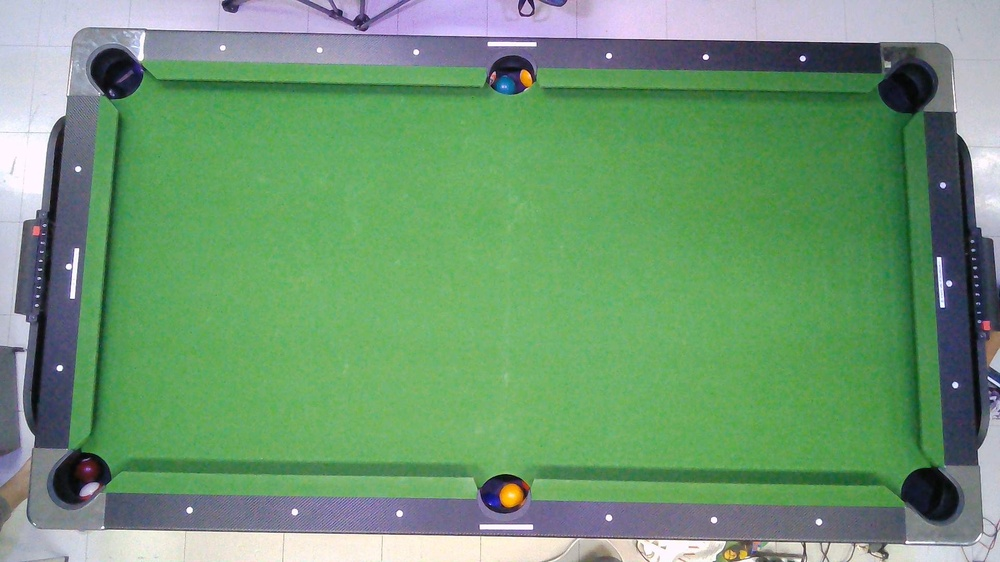
#> input picture pics/Noball.jpg, 1000 x 562 px, shrunk from 1920 x 1080 before the run, found by its file name
$ python Boundaries.py
#> lines starting #> are read from the running program, lines starting #| are printed output that depends on the picture
from __future__ import print_function
import cv2 as cv
import argparse
max_lowThreshold = 200
window_name = 'Edge Map'
title_trackbar = 'Min Threshold:'
ratio = 3
kernel_size = 3
def CannyThreshold(val):
    low_threshold = val
    img_blur = cv.blur(src_gray, (3,3))
    detected_edges = cv.Canny(img_blur, low_threshold, low_threshold*ratio, kernel_size)
    mask = detected_edges != 0
    dst = src * (mask[:,:,None].astype(src.dtype))
    cv.imshow(window_name, dst)
parser = argparse.ArgumentParser(description='Code for Canny Edge Detector tutorial.')
parser.add_argument('--input', help='C/Users/oatxs/Desktop/Work/CEPP/Canny py', default='noball.jpg')
args = parser.parse_args()
src = cv.imread(cv.samples.findFile(args.input))
#> src is the input picture: shape (562, 1000, 3); mean B, G, R 113.6, 153, 110.4
if src is None:
    print('Could not open or find the image: ', args.input)
    exit(0)
src_gray = cv.cvtColor(src, cv.COLOR_BGR2GRAY)
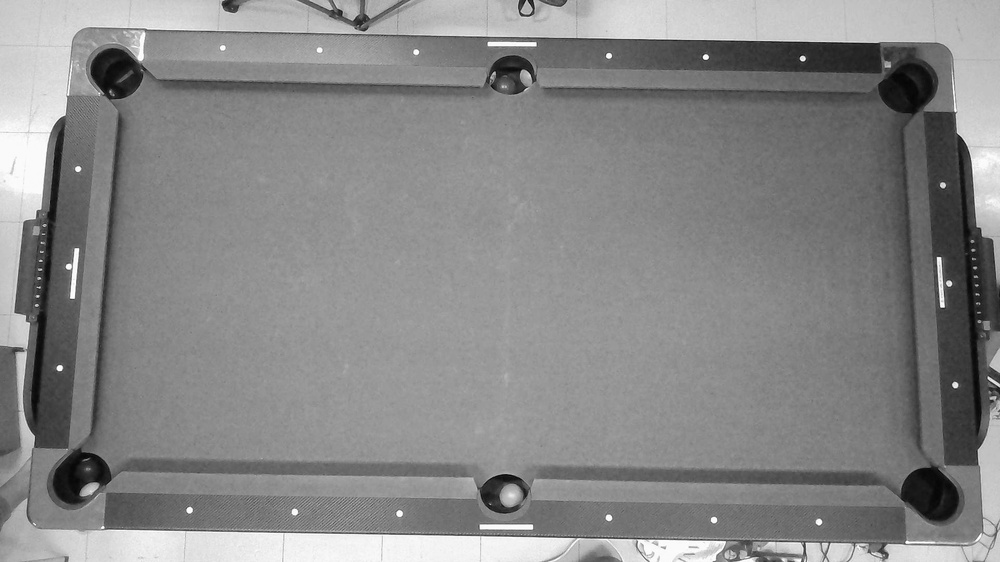
#> src_gray: shape (562, 1000); min 5, max 255, mean 135.8
cv.namedWindow(window_name)
cv.createTrackbar(title_trackbar, window_name , 0, max_lowThreshold, CannyThreshold)
#> slider 'Min Threshold:' is set to 40
CannyThreshold(0)
#> in CannyThreshold, `detected_edges = cv.Canny(img_blur, low_threshold, low_threshold*ratio..`:
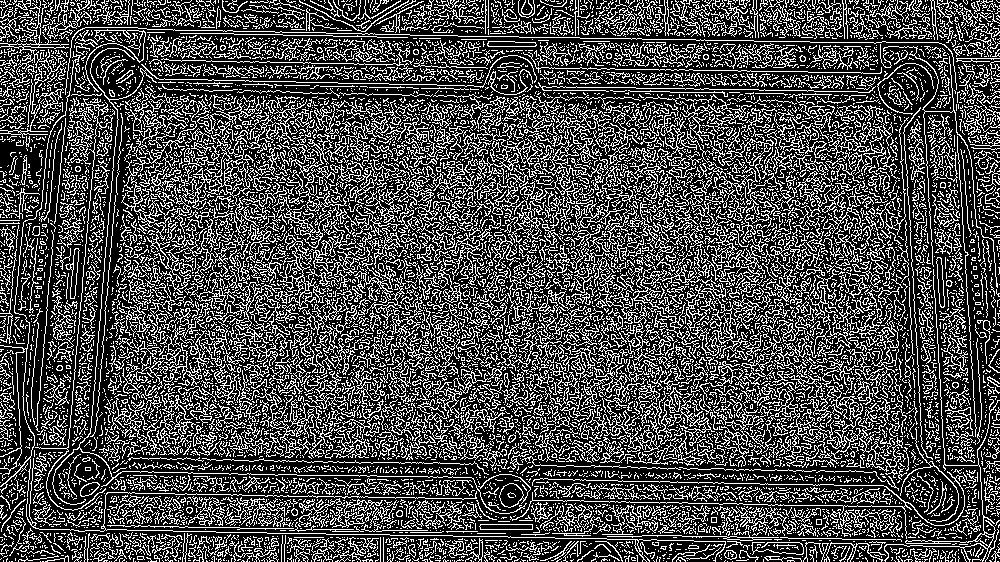
#> detected_edges: shape (562, 1000); 29.5% white in thin lines or dots
#> in CannyThreshold, `mask = detected_edges != 0`: mask: shape (562, 1000) bool; 29.5% white in thin lines or dots
#> in CannyThreshold, `dst = src * (mask[:,:,None].astype(src.dtype))`:
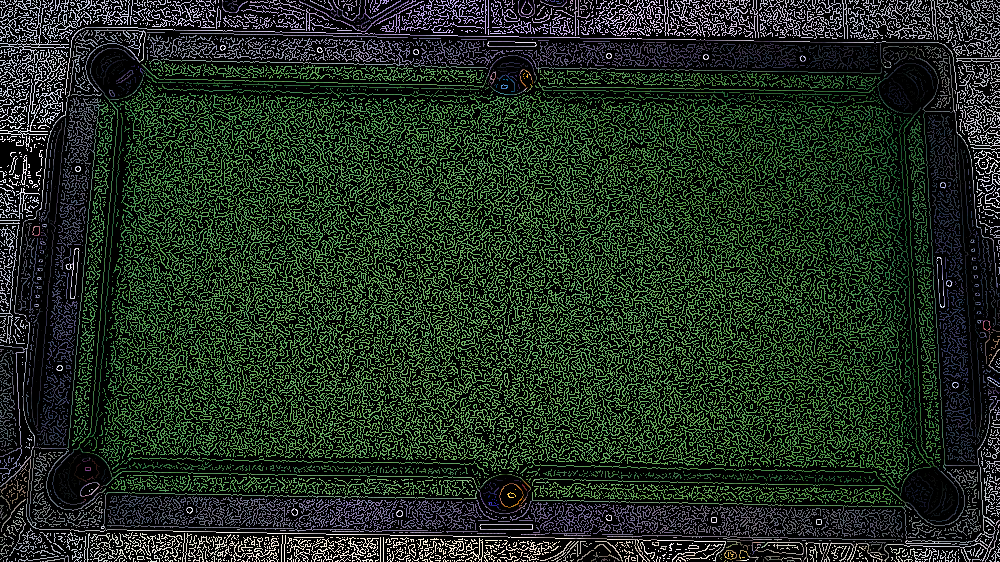
#> dst: shape (562, 1000, 3); mean B, G, R 33.7, 46, 32.9
cv.waitKey()
#> call 2 of CannyThreshold, with val = 40
#> in CannyThreshold (call 2), `detected_edges = cv.Canny(img_blur, low_threshold, low_threshold*ratio..`:
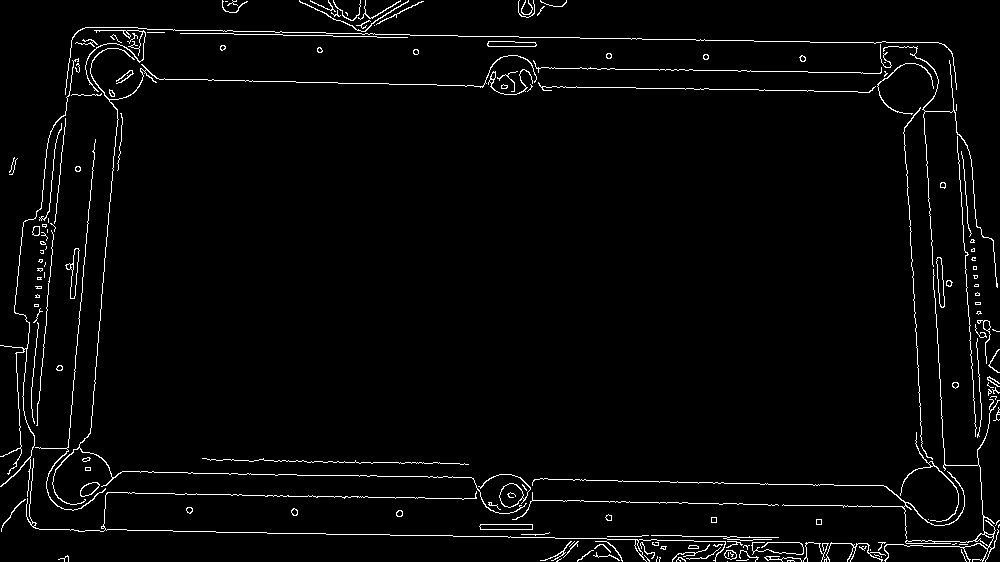
#> detected_edges: shape (562, 1000); 2.8% white in thin lines or dots
#> in CannyThreshold (call 2), `mask = detected_edges != 0`: mask: shape (562, 1000) bool; 2.8% white in thin lines or dots
#> in CannyThreshold (call 2), `dst = src * (mask[:,:,None].astype(src.dtype))`:
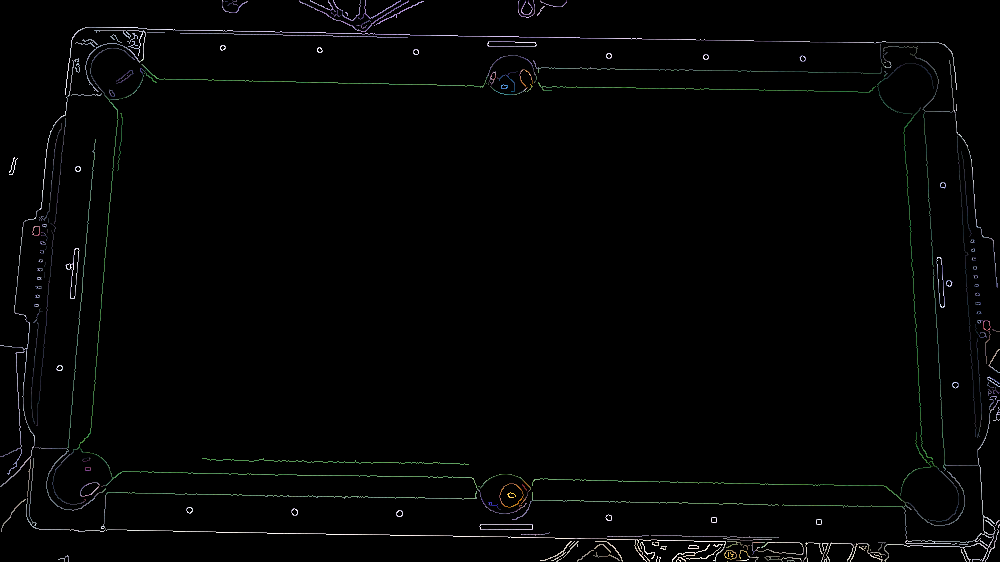
#> dst: shape (562, 1000, 3); mean B, G, R 3.5, 3.6, 3.3

$ run again, with pics/1.jpg copied over pics/Noball.jpg
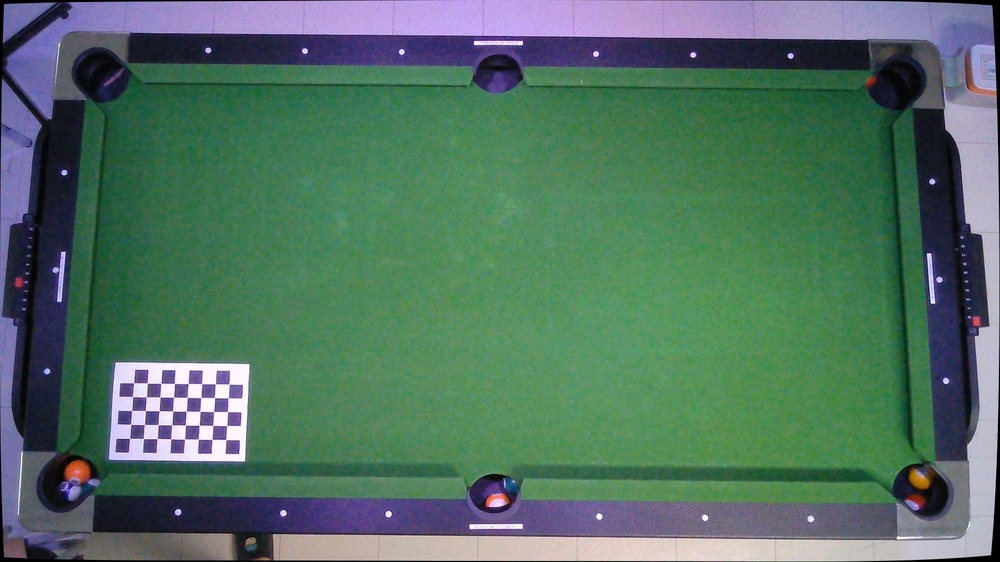
#> input picture pics/1.jpg, 1000 x 562 px, shrunk from 1920 x 1080 before the run, found by its file name
#> src is the input picture: shape (562, 1000, 3); mean B, G, R 98.8, 114, 82.3
#> in CannyThreshold, `detected_edges = cv.Canny(img_blur, low_threshold, low_threshold*ratio..`:
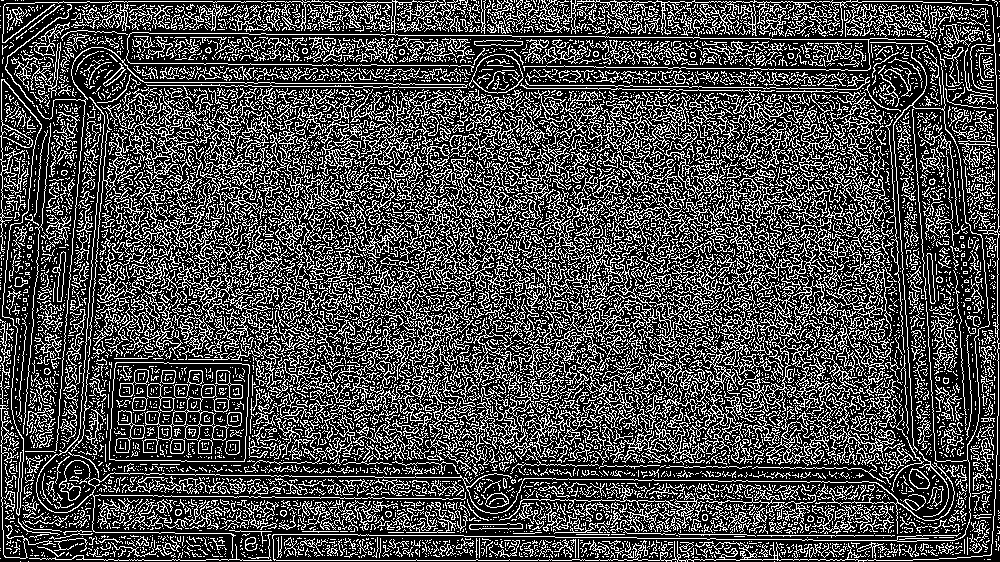
#> detected_edges: shape (562, 1000); 29.1% white in thin lines or dots
#> mask: shape (562, 1000) bool; 29.1% white in thin lines or dots
#> detected_edges: shape (562, 1000); 3% white in thin lines or dots
#> mask: shape (562, 1000) bool; 3% white in thin lines or dots
#> in CannyThreshold (call 2), `dst = src * (mask[:,:,None].astype(src.dtype))`:
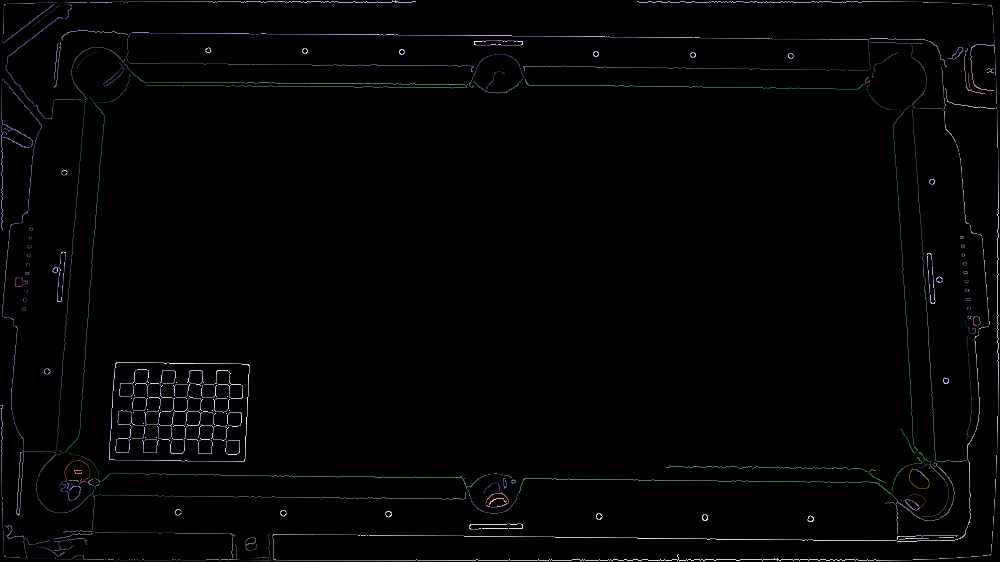
#> dst: shape (562, 1000, 3); mean B, G, R 3.5, 3.1, 3

$ run again, with pics/20230120_000344.jpg copied over pics/Noball.jpg
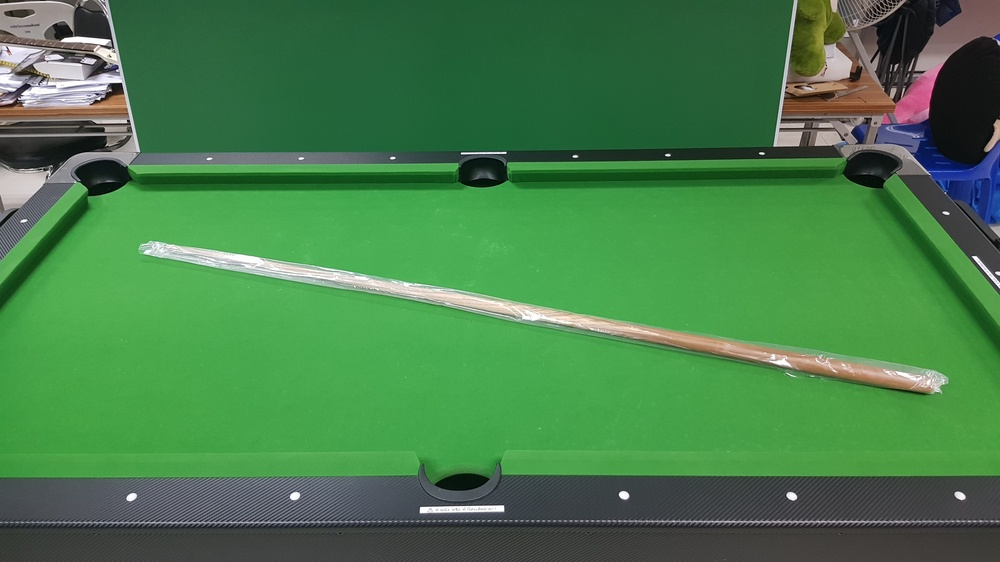
#> input picture pics/20230120_000344.jpg, 1000 x 562 px, shrunk from 4032 x 2268 before the run, found by its file name
#> src is the input picture: shape (562, 1000, 3); mean B, G, R 74.4, 125.7, 70.1
#> in CannyThreshold, `detected_edges = cv.Canny(img_blur, low_threshold, low_threshold*ratio..`:
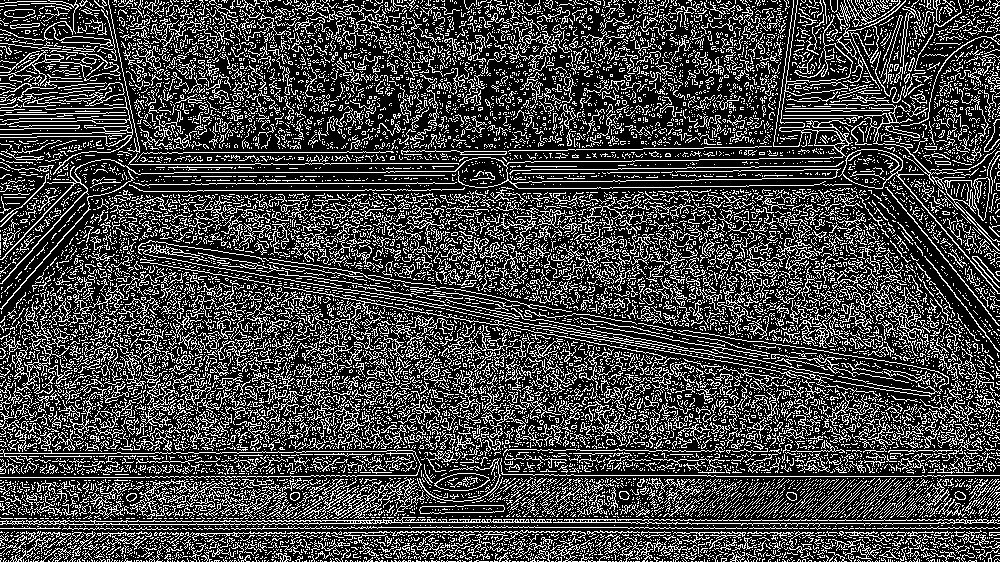
#> detected_edges: shape (562, 1000); 26.6% white in thin lines or dots
#> mask: shape (562, 1000) bool; 26.6% white in thin lines or dots
#> detected_edges: shape (562, 1000); 4% white in thin lines or dots
#> mask: shape (562, 1000) bool; 4% white in thin lines or dots
#> in CannyThreshold (call 2), `dst = src * (mask[:,:,None].astype(src.dtype))`:
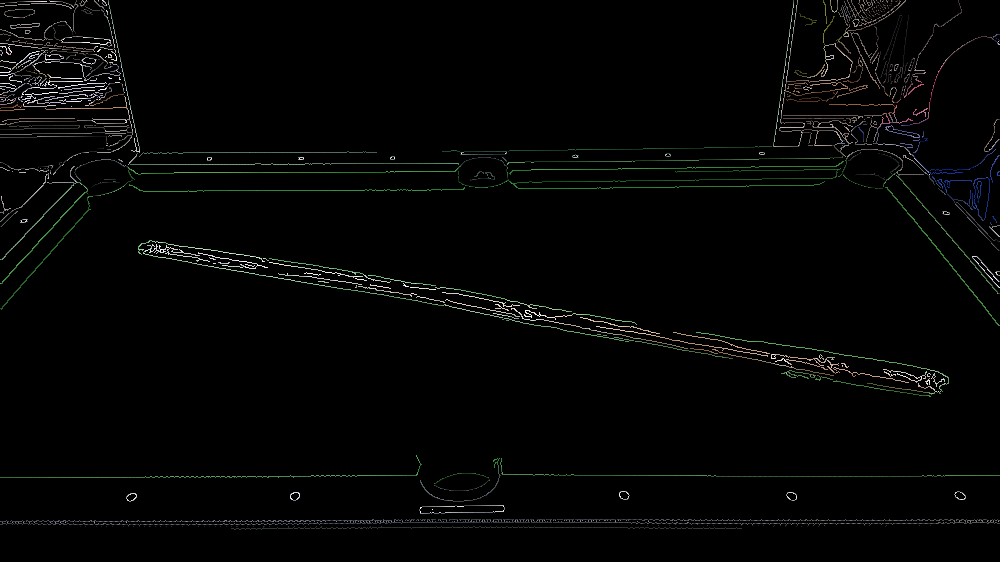
#> dst: shape (562, 1000, 3); mean B, G, R 4, 4.7, 4.1
